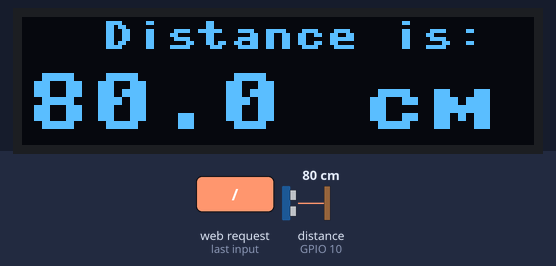
Recording of a program running on a simulated ESP32 board running MicroPython. Parts: 128×32 one-colour display. The inputs (shaded band) are chosen by the test bench; at power-on: distance to the obstacle (sensor on GPIO 10) 80 cm. The echo pulse lasts 58.3 µs per cm; the board's own WiFi access point starts at once; what the program prints to the serial console is not drawn.

6.3 s: HTTP request GET / received
Above: at 7.4 s.
Timing chart, 0 to 9.3 s (numbered marks = the images above; inputs shaded):
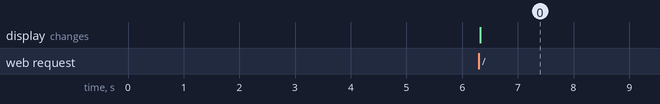

Measured:
- after the input at 6.3 s, the display: changes at once (image 0)

The program:

UltraSound_ap_web_server.py
```python
import hcsr04
import ssd1306
import time
from machine import I2C, Pin

try:
  import usocket as socket
except:
  import socket

import network

import esp
esp.osdebug(None)

import gc
gc.collect()

sensor = hcsr04.HCSR04(trigger_pin=11, echo_pin=10,echo_timeout_us=1000000)
i2c = I2C(0,scl=Pin(12), sda=Pin(13))

oled_width = 128
oled_height = 32
oled = ssd1306.SSD1306_I2C(oled_width, oled_height, i2c)

# Configure the ESP32 wifi as Access Point mode

ssid = 'USserver'
password = '01234567'

ap = network.WLAN(network.AP_IF)
ap.active(True)
time.sleep(5)

ap.config(essid=ssid, password=password, authmode=3)

while not ap.active():
    pass

print('network config:', ap.ifconfig())
print("ssid:",ssid, "password:",password)

# Function for creating the web page to be displayed
def web_page():
   # Get the Ultrasound sensor readings
   distance = sensor.distance_cm()
   distance = round(distance,2)
   print(distance)

   oled.fill(0)

   oled.text("Distance is:",20,1)
   # with method 2 with the modified ssd1306.py library, look at folder 'SSD1306_I2C_OLED_Display_Method2_Large_Fonts'
   oled.write_text(str(round(distance,1)), x=1, y=14, size=2)
   oled.write_text("cm",85,14,2)
   oled.show()

   html_page = """
     <html>
     <head>
      <meta name="viewport" content="width=device-width, initial-scale=1">
      <meta http-equiv="refresh" content="2">
     </head>
     <body>
       <center><h2>ESP32 Web Server in MicroPython </h2></center>
       <center><p>Distance is <strong>""" + str(distance) + """ CM</strong>.</p></center>
       <center><p>Distance is <strong>""" + str(distance/100) + """ M</strong>.</p></center>
     </body>
     </html>"""
   return html_page

# Configure the socket connection over TCP/IP
# AF_INET - use Internet Protocol v4 addresses
# SOCK_STREAM means that it is a TCP socket.
# SOCK_DGRAM means that it is a UDP socket.
s = socket.socket(socket.AF_INET, socket.SOCK_STREAM)
s.setsockopt(socket.SOL_SOCKET, socket.SO_REUSEADDR, 1)
s.bind(('',80)) # specifies that the socket is reachable by any address the machine happens to have
s.listen(5)     # max of 5 socket connections

try:
  while True:
    conn, addr = s.accept()
    print('Got a connection from %s' % str(addr))
    request = conn.recv(1024)
    print('Content = %s' % str(request))
    response = web_page()
    conn.send(response)
    conn.close()

except KeyboardInterrupt:
       pass
```
